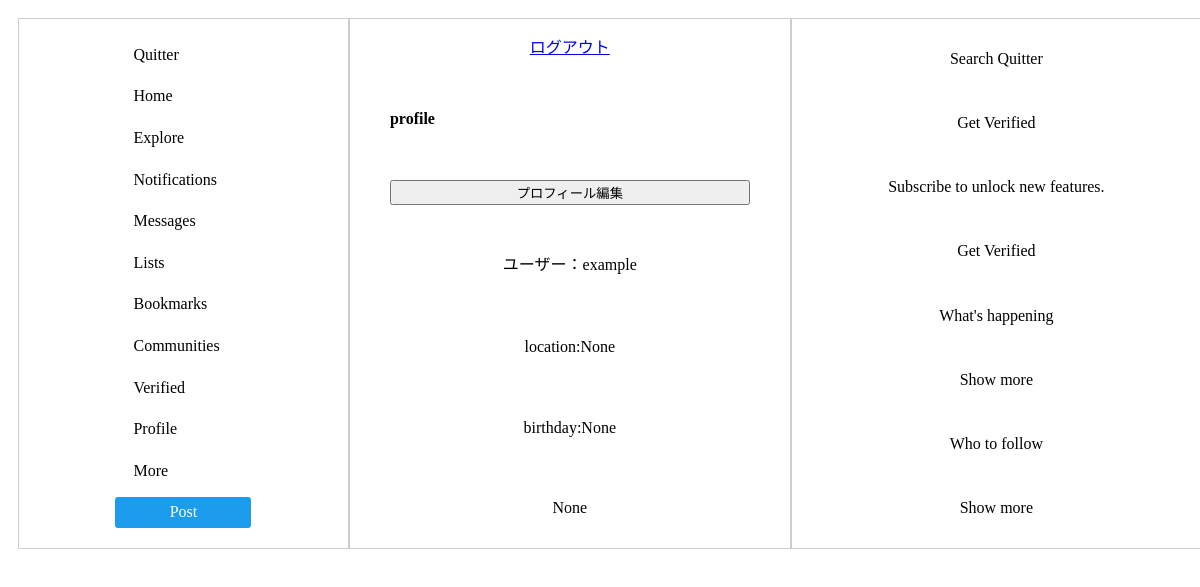
Before: /profile/ (signed in) with the older database file.
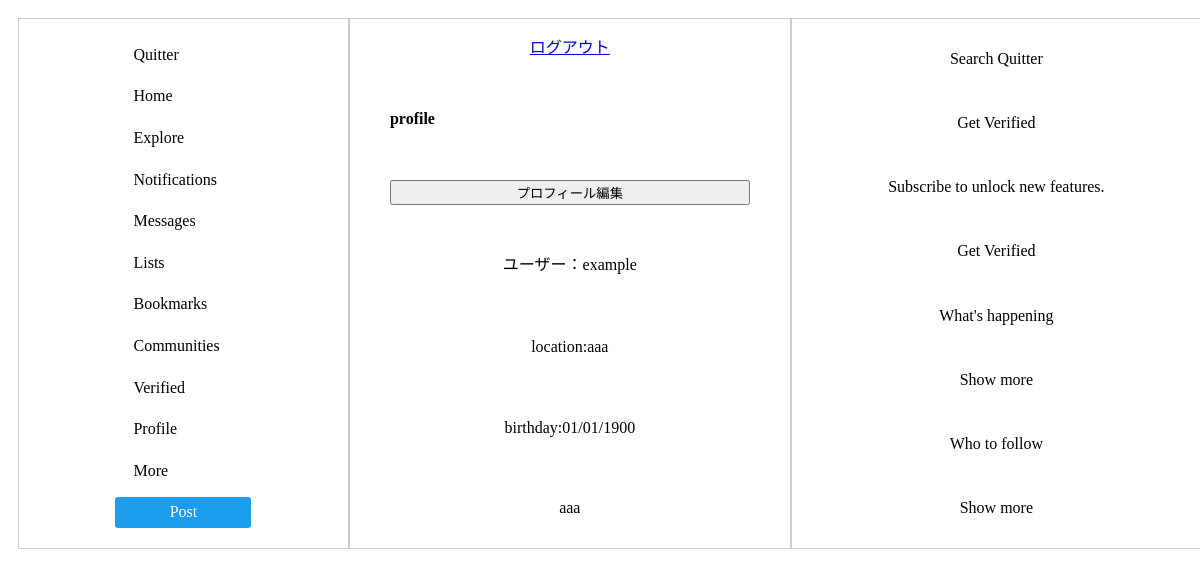
After: the same page with the newer database file.
### accounts/models.py (models this page shows)
class Profile(models.Model):
    user=models.OneToOneField(User, on_delete=models.CASCADE,null=True)
    introduction_text=models.TextField(null=True)
    birthday=models.TextField(null=True)
    location=models.TextField(null=True)

### accounts/views.py (the view, shortened to what this page needs)
# urls.py: path('profile/',profile,name='profile'),
def profile(request):
    username = request.user.username
    form = ProfileForm(request.POST, instance=request.user.profile)
    user_profile = Profile.objects.get(user=request.user)
    return render(request,'profile.html',{'username':username,'form': form,'user_profile':user_profile})

### templates/profile.html (shortened to what this page needs)
{% load static %}
<head>
    <link rel="stylesheet" href="{% static './css/homepage.css' %}">
    <link rel="stylesheet" href="{% static './css/profile.css' %}"
</head>
<body class="lan">
    <div id="flexbox">
        <div class="box-item1">
            <a href="#" class="btn-flat-border left-aligned">Quitter</a>
            <a href="{% url 'home' %}" class="btn-flat-border">Home</a>
            <a href="#" class="btn-flat-border">Explore</a>
            <a href="#" class="btn-flat-border">Notifications</a>
            <a href="#" class="btn-flat-border">Messages</a>
            <a href="#" class="btn-flat-border">Lists</a>
            <a href="#" class="btn-flat-border">Bookmarks</a>
            <a href="#" class="btn-flat-border">Communities</a>
            <a href="#" class="btn-flat-border">Verified</a>
            <p class="btn-flat-border">Profile</p>
            <a href="#" class="btn-flat-border">More</a>
            <a href="#" class="btn-flat-border1">Post</a>
        </div>
        <div class="box-item2">
            <a href="{% url 'logout' %}">ログアウト</a>
            <h4>profile</h4>
            <button id="open">プロフィール編集</button>
            <p>ユーザー：{{ username }}</p>
            <p>location:{{ user_profile.location }}</p><p>birthday:{{ user_profile.birthday }}</p>
            <p>{{ user_profile.introduction_text }}</p>
        </div>
        <div class="box-item3">
        <p>Search Quitter</p>
        <p>Get Verified</p>
        <p>Subscribe to unlock new features.</p>
        <p>Get Verified</p>
        <p>What's happening</p>
        <p>Show more</p>
        <p>Who to follow</p>
        <p>Show more</p>
        </div>
    </div>
</body>

Changed rows visible on the page:
changed Profile: location "None" → "aaa"; birthday "None" → "01/01/1900"; introduction_text "None" → "aaa"
